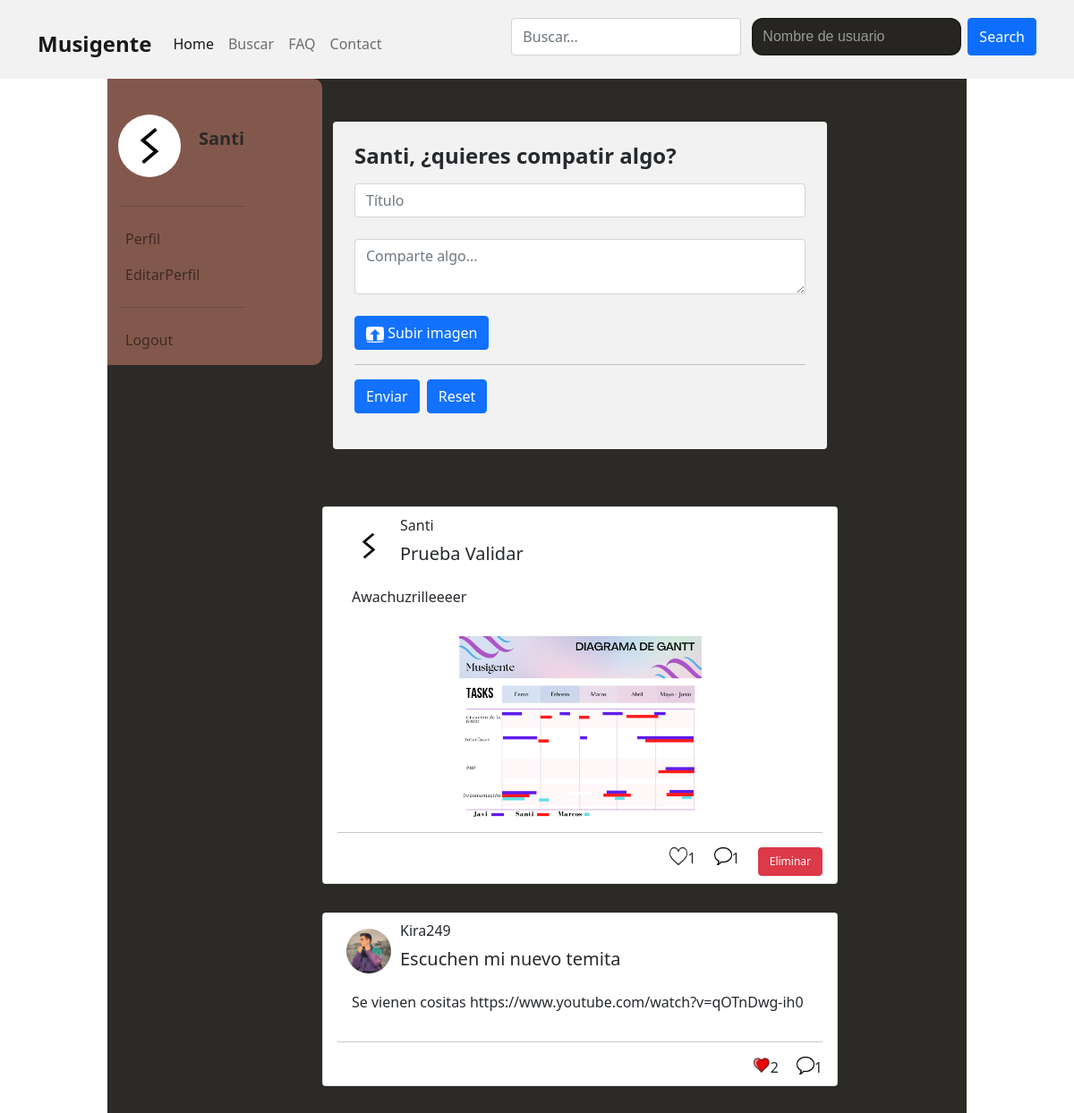
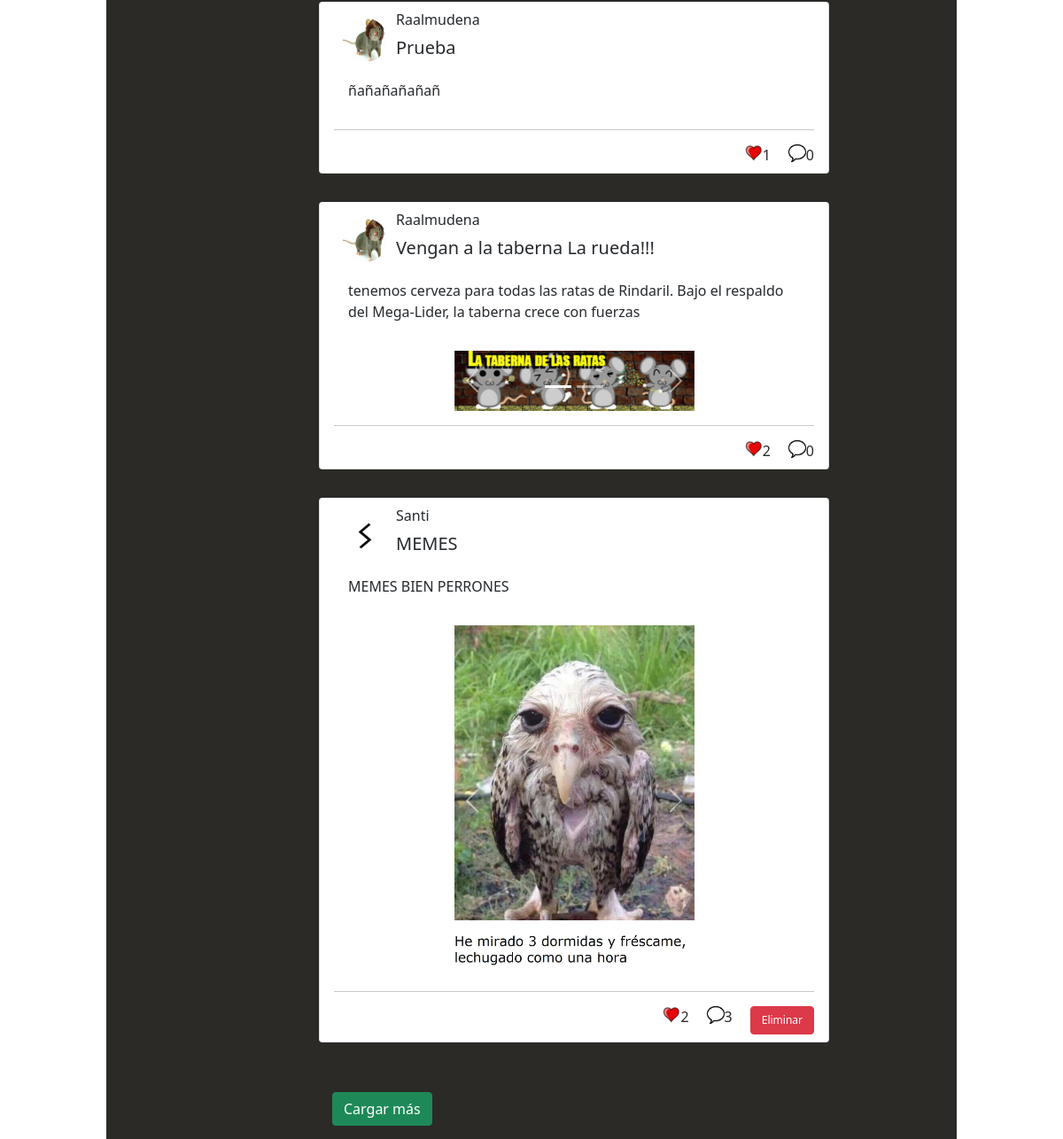
Page /html/Principal.php (signed in) on the committed database (2 pictures, top to bottom).
### tables this page shows
CREATE TABLE `usuario` (
  `ID` int(11) NOT NULL,
  `Nickname` varchar(40) NOT NULL,
  `email` varchar(40) NOT NULL,
  `Password` varchar(200) NOT NULL,
  `Nombre` varchar(40) NOT NULL,
  `Instrumento` varchar(30) DEFAULT NULL,
  `Apellido1` varchar(40) NOT NULL,
  `Apellido2` varchar(40) DEFAULT NULL,
  `GeneroP` varchar(2) NOT NULL,
  `Genero` varchar(20) NOT NULL,
  `Anos de experiencia` int(11) DEFAULT NULL,
  `IdGrupo` int(11) DEFAULT NULL,
  `IdDomicilio` int(11) NOT NULL,
  `Descripcion` text DEFAULT NULL,
  `ImagenDePerfil` varchar(60) NOT NULL DEFAULT 'predeterminadoA6RJ45B.jpg'
);

CREATE TABLE `publicaciones` (
  `id` int(11) NOT NULL,
  `id_usuario` int(11) NOT NULL,
  `titulo` varchar(60) NOT NULL,
  `contenido` text NOT NULL
);

CREATE TABLE `imagenespublicaciones` (
  `id` int(11) NOT NULL,
  `IDPublicacion` int(11) NOT NULL,
  `RutaImagen` varchar(60) NOT NULL
);

### html/Principal.php (the view, shortened to what the rows shown need)
<html lang="es">
<head>
    <link href="https://cdn.jsdelivr.net/npm/bootstrap@5.1.3/dist/css/bootstrap.min.css" rel="stylesheet">
</head>
<body>
    <div class="d-flex fondo-bonico">
    <aside class="col-md-1 col-lg-3" style="height: 50%; background-color: #815448; border-radius: 0 10px 10px 0;" >
            <nav class="navbar navbar-light navbar-expand-md d-flex d-xl-flex flex-column flex-grow-0 justify-content-start justify-content-xl-start align-items-xl-start">
                <div class="container-fluid">
                    <ul class="navbar-nav flex-column">
                        <div id="navcol-3" class="collapse navbar-collapse " style="color: black">
                            <ul class="navbar-nav">
                                <li class="nav-item">
                                    <p class="nav-link" href="#" id="navbarDropdownMenuLink" role="button" data-bs-toggle="dropdown" aria-expanded="false">
                                    <div style="display: flex; justify-content: center; align-items: center;">
                                        <?php
                                        require("../php/conexion.php");
                                        $consulta = "SELECT ImagenDePerfil FROM usuario WHERE Nickname = '" . $_SESSION['username'] . "'";
                                        $resultado = mysqli_query($conexion, $consulta);
                                        $fila = mysqli_fetch_array($resultado);
                                        $imagen = $fila['ImagenDePerfil'];
                                        echo "<img class='img img-responsive rounded-circle' src='../img/usuarios/$imagen' alt='Imagen de perfil' style='width: 70px; height: 70px; margin-right: 20px; background-color: white'>";
                                        echo "<p class='fs-5 fw-bold' style='color: #262522'>" . $_SESSION['username'] . "</p>";
                                        ?>
                                    </div>
                                    </p>
                                </li>
                            </ul>
                        </div>
                    </ul>
                </div>
            </nav>
        </aside>
        <main style="width: 60%;">
            <section>
                <ul class="list-group">
                    <?php
                    if (isset($_SESSION)) {
                        if (isset($_SESSION['username'])) {
                            $nombreUsuario = $_SESSION['username'];
                            require ("../php/conexion.php");
                            $consulta = "SELECT id FROM usuario WHERE nickname='$nombreUsuario'";
                            $resultado = mysqli_query($conexion, $consulta);
                            $row = $resultado->fetch_assoc();
                            $idUsuario = $row['id'];
                            $consulta = "SELECT DISTINCT id_Usuario1, id_Usuario2 FROM amigos WHERE id_usuario1 = $idUsuario OR id_usuario2 = $idUsuario";
                            $resultadoamiwis = mysqli_query($conexion, $consulta);
                            $consulta2 = "SELECT DISTINCT `id`, `id_usuario`, `titulo`, `contenido` FROM publicaciones where id_Usuario = '$idUsuario'";
                            $contadoramiwis = 0;
                            if ($resultadoamiwis) {
                                if (mysqli_num_rows($resultadoamiwis) > 0) {
                                    $consulta2 = $consulta2 . " or ";
                                    while ($filaamiwis = mysqli_fetch_assoc($resultadoamiwis) and $contadoramiwis < mysqli_num_rows($resultadoamiwis)) {
                                        $consulta2 = $consulta2 . "id_Usuario = $filaamiwis[id_Usuario1] or id_Usuario = $filaamiwis[id_Usuario2]";
                                        if ($contadoramiwis < (mysqli_num_rows($resultadoamiwis) - 1)) {
                                            $consulta2 = $consulta2 . " OR ";
                                        }
                                        $contadoramiwis++;
                                    }
                                }
                            }
                            $consulta2 = $consulta2 . " order by id desc limit " . $_GET['posts'] . " ;";
                            $resultado = mysqli_query($conexion, $consulta2);
                            $contador4 = 0;
                            if ($resultado) {
                                if (mysqli_num_rows($resultado) != 0) {
                                    while ($fila = mysqli_fetch_assoc($resultado) and $contador4 < $_GET['posts']) {
                                        $nombreID = $fila['id_usuario'];
                                        $comando2 = "SELECT Nickname, ImagenDePerfil FROM usuario WHERE id ='$nombreID'";
                                        $resultado2 = mysqli_query($conexion, $comando2);
                                        $row = mysqli_fetch_assoc($resultado2);
                                        $cuenta = $row['Nickname'];
                                        $titulo = $fila['titulo'];
                                        $contenido = $fila['contenido'];
                                        $imagen = $row['ImagenDePerfil'];
                                        $idPublicacion = $fila['id'];
                                        echo "<li class='list-group-item card mt-3 mb-3'>
                                        <a href='../html/perfil.php?profile=$cuenta'>
                                        <img src='../img/usuarios/$imagen' class='rounded-circle mr-2 float-start' width='50' height='50' alt='...' style='margin: 10px;'>
                                        </a>
                                        <p class='card-title'>$cuenta</p>
                                        <h5 class='card-title'>
                                        $titulo
                                        </h5>
                                        <p class='card-body'>
                                        $contenido
                                        </p>";
                                        $consulta = "SELECT `RutaImagen`
                                        FROM `imagenespublicaciones` WHERE IDPublicacion = $idPublicacion";
                                        $resultado3 = mysqli_query($conexion, $consulta);
                                        if ($resultado3) {
                                            if (mysqli_num_rows($resultado3) != 0) {
                                                echo "<div style='display: flex; justify-content: center'>
                                                <div id='carouselExampleIndicators$contador4' class='carousel slide w-50' data-bs-ride='carousel'>
                                                    <div class='carousel-indicators'>";
                                                $contador2 = 0;
                                                echo "<button type='button' data-bs-target='#carouselExampleIndicators$contador4' data-bs-slide-to='" . $contador2 . "' class='active' aria-current='true' aria-label='Slide " . ($contador2 + 1) . "'></button>";
                                                $contador2++;
                                                while ($contador2 < mysqli_num_rows($resultado3)) {
                                                    echo "<button type='button' data-bs-target='#carouselExampleIndicators$contador4' data-bs-slide-to='" . $contador2 . "' aria-label='Slide " . ($contador2 + 1) . "'></button>";
                                                    $contador2++;
                                                }
                                                echo "</div>";
                                                echo "<div class='carousel-inner'>";
                                                $contador3 = 0;
                                                while ($filaImagen = mysqli_fetch_assoc($resultado3)) {
                                                    $imagen = $filaImagen['RutaImagen'];
                                                    if ($contador3 == 0) {
                                                        echo "<div class='carousel-item active'>";
                                                    } else {
                                                        echo "<div class='carousel-item'>";
                                                    }
                                                    echo "<img src='../img/imagenesPublicaciones/$imagen' class='d-block w-100' alt='...' style='max-height=300px; width=auto;'>
                                                        </div>";
                                                    $contador3++;
                                                }
                                                echo "</div>";
                                                if (mysqli_num_rows($resultado3) > 1) {
                                                    echo "<button class='carousel-control-prev' type='button' data-bs-target='#carouselExampleIndicators$contador4' data-bs-slide='prev'>
                                                    <span class='carousel-control-prev-icon' aria-hidden='true'></span>
                                                    <span class='visually-hidden'>Previous</span>
                                                    </button>
                                                    <button class='carousel-control-next' type='button' data-bs-target='#carouselExampleIndicators$contador4' data-bs-slide='next'>
                                                    <span class='carousel-control-next-icon' aria-hidden='true'></span>
                                                    <span class='visually-hidden'>Next</span>
                                                    </button>
                                                    </div>
                                                    </div>";
                                                } else {
                                                    echo "</div>
                                                    </div>";
                                                }
                                            }
                                        }
                                        echo "<hr>";
                                        echo "<div style='display: flex; flex-direction: row-reverse'>";
                                        if (isset($fila['id_usuario'])) {
                                            if ($fila['id_usuario'] == $idUsuario) {
                                                echo "<a href='../php/borrarPublicacion.php?borrar=$idPublicacion' class='btn btn-danger' data-mdb-ripple-color='dark'
                                                style='margin-left: 20px; font-size: 12px'>
                                                Eliminar
                                                </a>";
                                            }
                                        }
                                        $consulta = "SELECT count(*) FROM `comentarios` WHERE IDPublicacion = $idPublicacion";
                                        $resultadoCom = mysqli_query($conexion, $consulta);
                                        $rowCom = mysqli_fetch_assoc($resultadoCom);
                                        $numCom = $rowCom['count(*)'];
                                        echo "$numCom<a href='./publicacion.php?id=$idPublicacion' data-mdb-ripple-color='dark'
                                        style='margin-left: 20px; font-size: 12px'>
                                        <img src='../img/resources/bocadillo-dialogo-clipart.png' style='width: 20px; height: 20px'></a>";
                                        $sql = "Select count('id') as num from `likes` where id_publicacion='$idPublicacion' ;";
                                        $result = mysqli_query($conexion, $sql);
                                        $seleccion = mysqli_fetch_assoc($result);
                                        $likes = $seleccion['num'];
                                        $sql = "Select `id_publicacion` from `likes` where id_usuario=$idUsuario and id_publicacion=$idPublicacion";
                                        $result = mysqli_query($conexion, $sql);
                                        $seleccion = mysqli_fetch_assoc($result);
                                        if (isset($seleccion)) {
                                            $likeado = $seleccion['id_publicacion'];
                                            if ($idPublicacion == $likeado) {
                                                echo "$likes<a href='../php/deslike.php?like=$idPublicacion'><img src='../img/resources/heart-rojo.png' style='width: 20px; height: 20px'></a>";
                                            } else {
                                                echo "$likes<a href='../php/like.php?like=$idPublicacion'><img src='../img/resources/heart.png' style='width: 20px; height: 20px'></a>";
                                            }
                                        } else {
                                            echo "$likes<a href='../php/like.php?like=$idPublicacion'><img src='../img/resources/heart.png' style='width: 20px; height: 20px'></a>";
                                        }
                                        echo "</div>";
                                        echo "</li>";
                                        $contador4++;
                                    }
                                }
                            } else {
                                echo "<p>No tienes mensajes</p>";
                            }
                        }
                    }
                    ?>
                </ul>
            </section>
        </main>
    </div>
</body>
</html>

### rows in the picture
usuario: ImagenDePerfil (picture)
publicaciones: id_usuario.ImagenDePerfil (picture), id_usuario.Nickname "Santi", titulo "Prueba Validar", contenido "Awachuzrilleeeer", numCom "1", likes "1"
imagenespublicaciones: RutaImagen (picture)
publicaciones: id_usuario.ImagenDePerfil (picture), id_usuario.Nickname "Kira249", titulo "Escuchen mi nuevo temita", contenido "Se vienen cositas https://www.youtube.com/watch?v=qOTnDwg-ih0", numCom "1", likes "2"
publicaciones: id_usuario.ImagenDePerfil (picture), id_usuario.Nickname "Raalmudena", titulo "Prueba", contenido "ñañañañañañ", numCom "0", likes "1"
publicaciones: id_usuario.ImagenDePerfil (picture), id_usuario.Nickname "Raalmudena", titulo "Vengan a la taberna La rueda!!!", contenido "tenemos cerveza para todas las ratas de Rindaril. Bajo el respaldo del Mega-Lider, la taberna crece con fuerzas", numCom "0", likes "2"
imagenespublicaciones: RutaImagen (picture)
publicaciones: id_usuario.ImagenDePerfil (picture), id_usuario.Nickname "Santi", titulo "MEMES", contenido "MEMES BIEN PERRONES", numCom "3", likes "2"
imagenespublicaciones: RutaImagen (picture)

### other values in the picture
$_SESSION['username'] "Santi"
